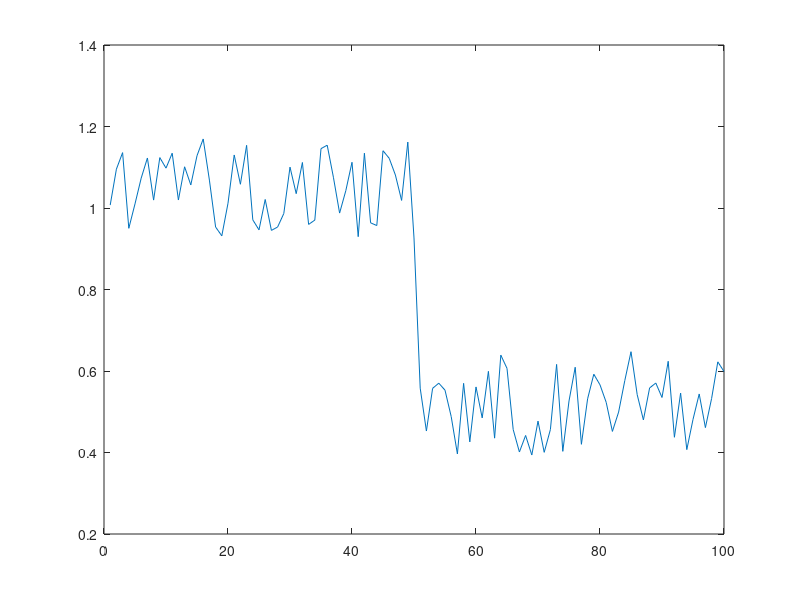

The MATLAB source for this figure:
%   jeff gray
%   jhg7nm
%   02.15.2016
%   lab4
%   file: problem 4.1.3

function problemThree
    clc;
    clf;
    clear;
    rng(9711963);
    
    set1 = rand(50, 1) * pi/12 + pi/3 - pi/24;
    set2 = rand(50, 1) * pi/12 + pi/6 - pi/24;
    set = [set1; set2];
    plot(set)